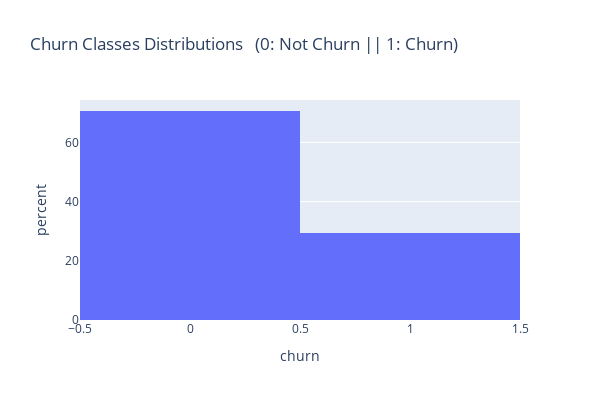

Notebook code cell kept with this figure:
### Code cell
fig = px.histogram(df, x="churn", title='Churn Classes Distributions \n (0: Not Churn || 1: Churn)', histnorm='percent', width=600, height=400)
fig.show()

### Figure 1 — Plotly figure (JSON) as saved in the notebook; plotly's stock layout.template omitted (floating-point values rounded to 4 significant figures; data arrays with more than 128 entries replaced by an {"elided": "..."} marker saying what was removed)
{"data": [{"alignmentgroup": "True", "bingroup": "x", "histnorm": "percent", "hovertemplate": "churn=%{x}<br>percent=%{y}<extra></extra>", "legendgroup": "", "marker": {"color": "#636efa", "pattern": {"shape": ""}}, "name": "", "offsetgroup": "", "orientation": "v", "showlegend": false, "type": "histogram", "x": {"elided": "5937 int values"}, "xaxis": "x", "yaxis": "y"}], "layout": {"barmode": "relative", "height": 400, "legend": {"tracegroupgap": 0}, "title": {"text": "Churn Classes Distributions \n (0: Not Churn || 1: Churn)"}, "width": 600, "xaxis": {"anchor": "y", "autorange": true, "domain": [0, 1], "range": [-0.5, 1.5], "title": {"text": "churn"}, "type": "linear"}, "yaxis": {"anchor": "x", "autorange": true, "domain": [0, 1], "range": [0, 74.32], "title": {"text": "percent"}}}}
